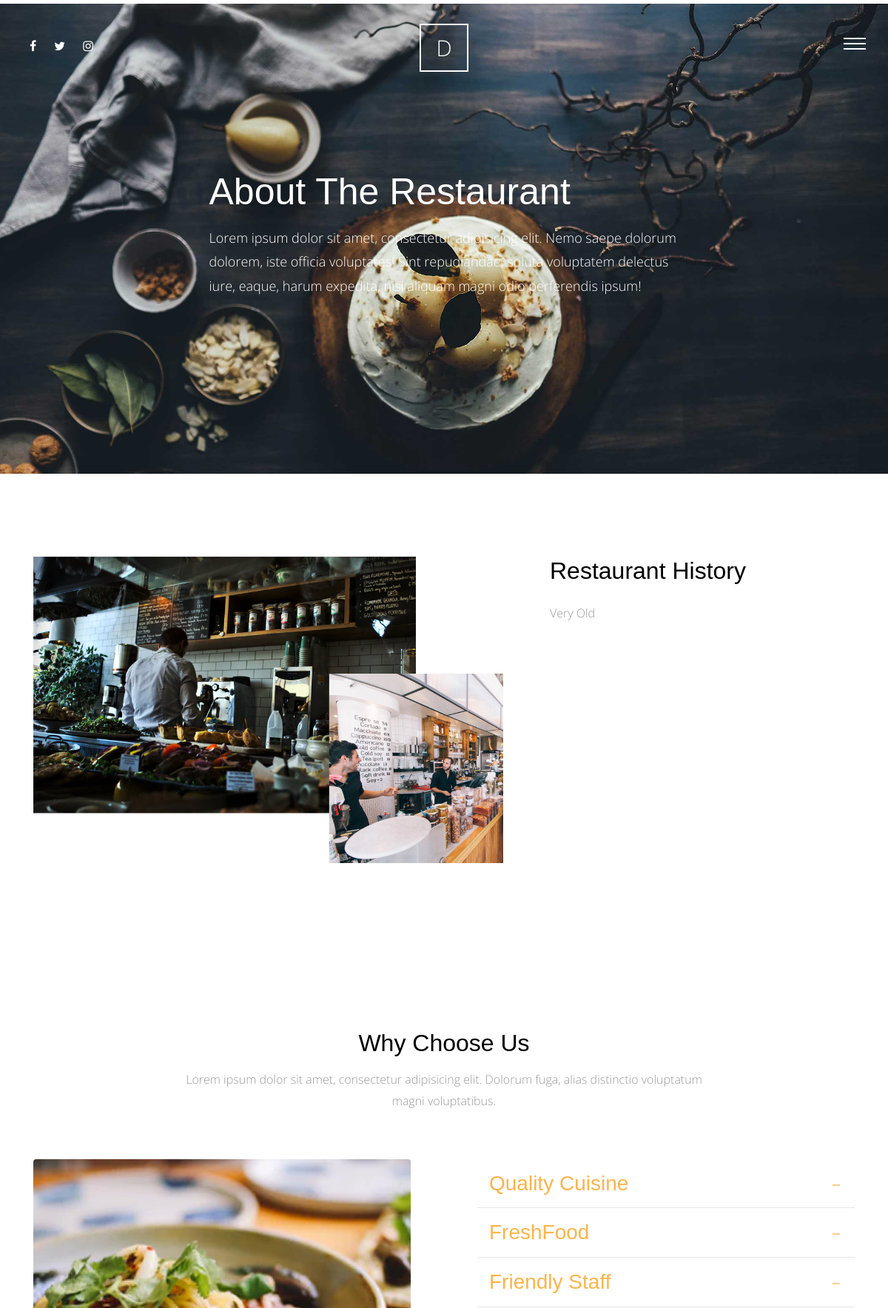
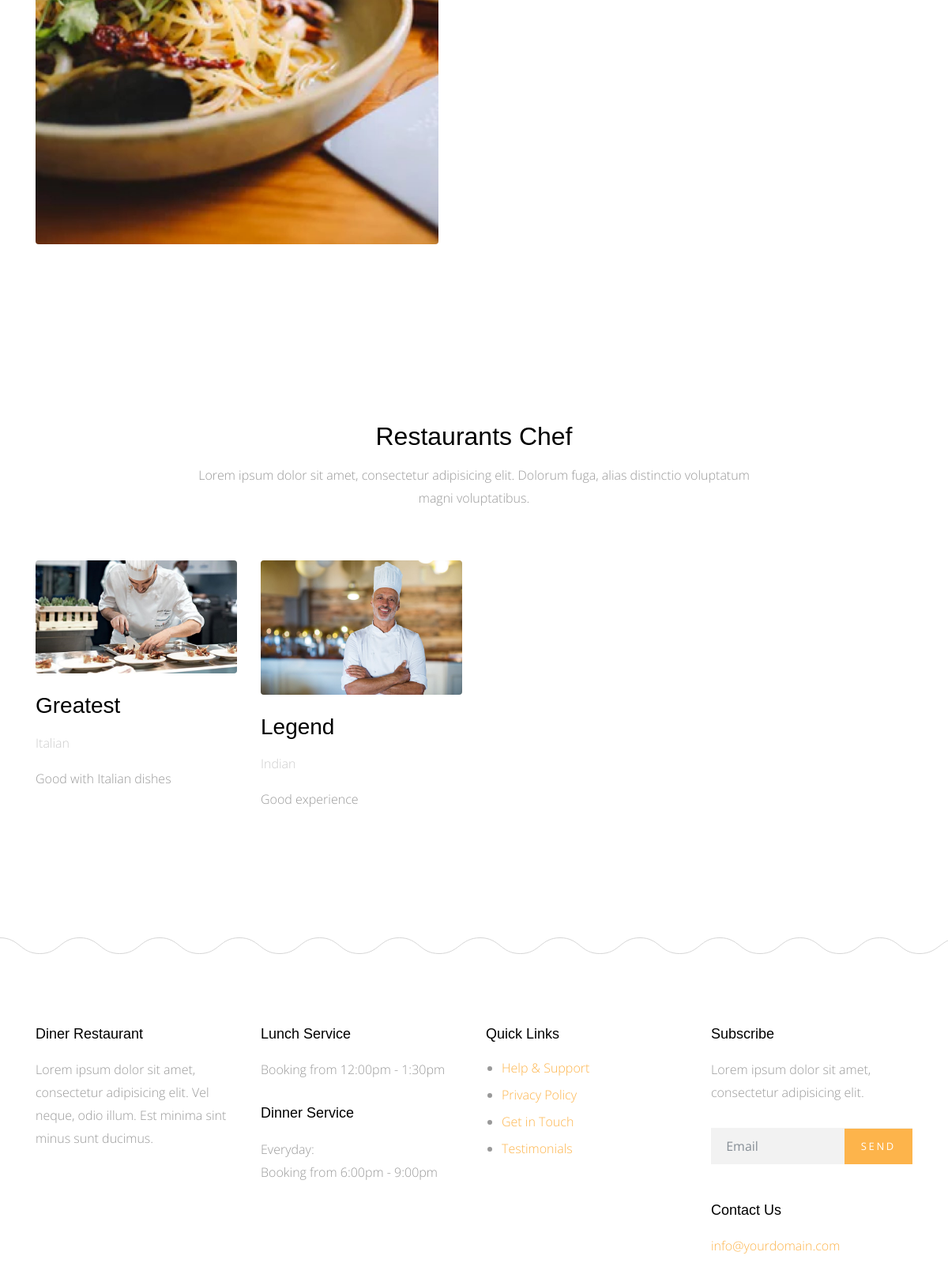
Screenshot of /aboutus/ (upper part) with the database file from the repository (2 pictures, top to bottom).
### aboutus/models.py (models this page shows, shortened)
class AboutUs(models.Model):
    title=models.CharField(max_length=50)
    content=models.TextField()
    class Meta:
        verbose_name = 'AboutUs'
        verbose_name_plural = 'AboutUs'

class WhyChooseUs(models.Model):
    title=models.CharField(max_length=50)
    content=models.TextField()
    class Meta:
        verbose_name = 'WhyChooseUs'
        verbose_name_plural = 'WhyChooseUs'

class Chef(models.Model):
    name=models.CharField(max_length=50)
    subtitle=models.CharField(max_length=50)
    bio=models.TextField()
    image=models.ImageField(upload_to='chef/')
    class Meta:
        verbose_name = 'Chef'
        verbose_name_plural = 'Chefs'

### aboutus/views.py (the view)
# urls.py: path('',views.aboutus_list,name='aboutus_list')
def aboutus_list(request):
    about = AboutUs.objects.last()
    whychooseus= WhyChooseUs.objects.all()
    chef= Chef.objects.all()
    context = {
        'about': about,
        'whychooseus' : whychooseus,
        'chef':chef
    }
    return render(request,'aboutus/aboutus.html',context)

### aboutus/templates/aboutus/aboutus.html (shortened to what this page needs)
{% extends 'base.html' %}
{% load static %}
 {% block body %}
      <div class="main-wrap">
        <div class="cover_1 cover_sm">
          <div class="img_bg" style="background-image:url({% static 'site_static/img/slider-1.jpg' %});" data-stellar-background-ratio="0.5">
            <div class="container">
              <div class="row align-items-center justify-content-center">
                <div class="col-md-7" data-aos="fade-up">
                  <h2 class="heading">About The Restaurant</h2>
                  <p class="lead">Lorem ipsum dolor sit amet, consectetur adipisicing elit. Nemo saepe dolorum dolorem, iste officia voluptates! Sint repudiandae, soluta voluptatem delectus iure, eaque, harum expedita, nisi aliquam magni odio perferendis ipsum!</p>
                </div>
              </div>
            </div>
          </div>
        </div>
        <div class="section">
          <div class="container">
            <div class="row">
              <div class="col-md-7" data-aos="fade-up">
                <img src="{% static 'site_static/img/about_1.png' %}" alt="Image placeholder" class="img-fluid">
              </div>
              <div class="col-md-5 pl-md-5" data-aos="fade-up" data-aos-delay="200">
                <h2 class="mb-4">{{about.title}}</h2>
                <p>{{about.content}}</p>
              </div>
            </div>
          </div>
        </div>
        <div class="section">
          <div class="container">
            <div class="row justify-content-center mb-5" data-aos="fade-up">
              <div class="col-md-8  text-center">
                <h2 class="mb-3">Why Choose Us</h2>
                <p class="lead">Lorem ipsum dolor sit amet, consectetur adipisicing elit. Dolorum fuga, alias distinctio voluptatum magni voluptatibus.</p>
              </div>
            </div>
            <div class="row large-gutters">
              <div class="col-md-6"  data-aos="fade-up" data-aos-delay="200">
                <img src="{% static 'site_static/img/img_2.jpg' %}" alt="Image placeholder" class="img-fluid rounded">
              </div>
              <div class="col-md-6" data-aos="fade-up" data-aos-delay="300">
                <div class="accordion" id="accordion">
                  {% for info in whychooseus %}
                  <div class="accordion-item">
                    <h3 class="mb-0">
                      <a class="btn-block p-3" data-toggle="collapse" href="#collapse{{info.id}}" role="button" aria-expanded="true" aria-controls="collapseOne">{{info.title}}</a>
                    </h3>
                  </div>
                  {% endfor %}
                </div>
              </div>
            </div>
          </div>
        </div>
        <div class="section">
          <div class="container">
            <div class="row justify-content-center mb-5" data-aos="fade-up">
              <div class="col-md-8  text-center">
                <h2 class="mb-3">Restaurants Chef</h2>
                <p class="lead">Lorem ipsum dolor sit amet, consectetur adipisicing elit. Dolorum fuga, alias distinctio voluptatum magni voluptatibus.</p>
              </div>
            </div>
            <div class="row">
              {% for chefs in chef%}
              <div class="col-md-3" data-aos="fade-up" data-aos-delay="100">
                <img src="{{ chefs.image.url }}" alt="Image placeholder" class="img-fluid mb-4 rounded">
                <h3 class="mb-3">{{chefs.name}}</h3>
                <p class="post-meta text-muted"> {{chefs.subtitle}}</p>
                <p class="mb-5">{{chefs.bio}}</p>
              </div>
            {% endfor %}
            </div>
          </div>
        </div>
      </div>
      {% endblock body %}

### static/site_static/css/style.css (style rules this page uses)
html { overflow-x: hidden; }
body { background: #fff; font-family: "Open Sans", cursive; font-size: 16px; line-height: 1.8; font-weight: 300; color: #999999; }
a { -webkit-transition: .3s all ease; -o-transition: .3s all ease; transition: .3s all ease; text-decoration: none; }
h1, h2, h3, h4, h5 { color: #000; font-family: "Playfair Display", Arial, sans-serif; }
h1 a, h2 a, h3 a, h4 a, h5 a { color: #000; }
.lead { font-size: 16px; }
.section { padding: 7em 0; }
.text-muted { color: #cccccc !important; }
.cover_1 { position: relative; }
.cover_1 .lead { color: #fff; font-size: 18px; }
.cover_1 .img_bg { background-repeat: no-repeat; background-size: cover !important; background-position: center center; }
.cover_1 .img_bg, .cover_1 .img_bg > .container > .row { min-height: 700px; height: 100vh; }
.cover_1.cover_sm .img_bg, .cover_1.cover_sm .img_bg > .container > .row { min-height: 600px; height: 80vh; }
.cover_1 .heading { color: white; font-weight: 300; font-size: 30px; line-height: 1.5; }
@media (min-width: 768px) { .cover_1 .heading { font-size: 50px; line-height: 1.5; } }
.large-gutters { margin-right: -45px; margin-left: -45px; }
.large-gutters > [class*="col-"] { padding-right: 45px; padding-left: 45px; }
.accordion .btn-block { position: relative; border-bottom: 1px solid #e6e6e6; }
.accordion .btn-block[aria-expanded="true"] { color: #fdb44b; }

### rows the page displays
AboutUs: title "Restaurant History", content "Very Old"
WhyChooseUs: title "Quality Cuisine"
WhyChooseUs: title "FreshFood"
WhyChooseUs: title "Friendly Staff"
Chef: image (picture), name "Greatest", subtitle "Italian", bio "Good with Italian dishes"
Chef: image (picture), name "Legend", subtitle "Indian", bio "Good experience"
